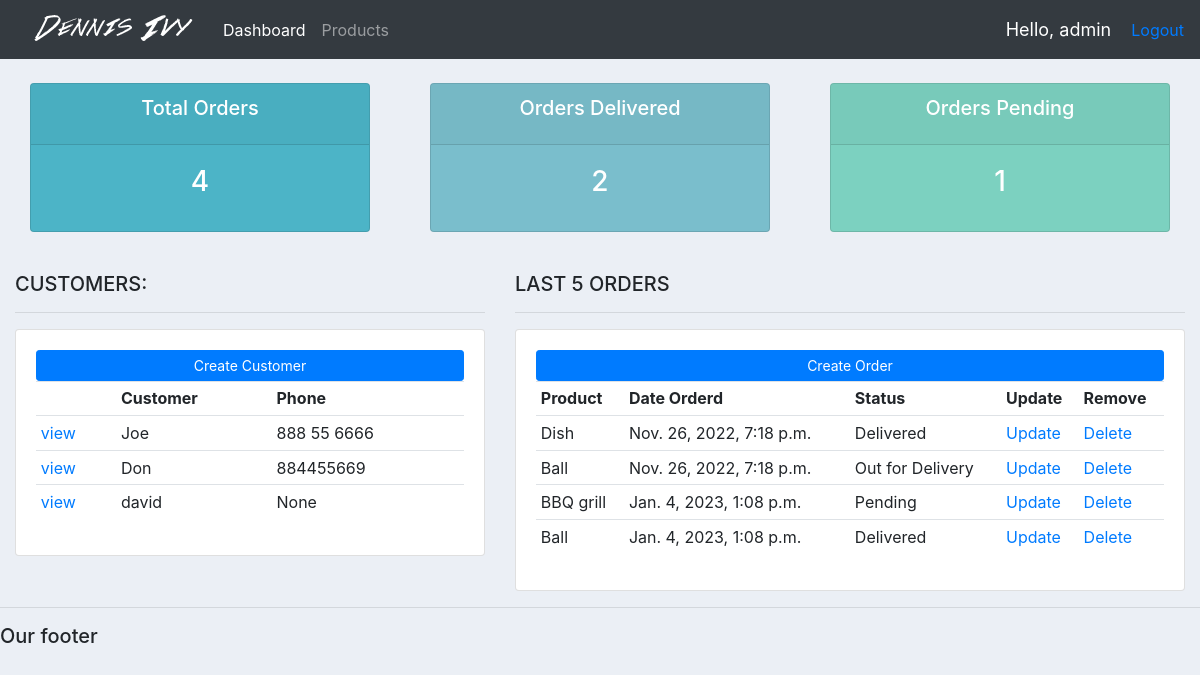
The page / (signed in) on the database its author committed.
### accounts/models.py (models this page shows, shortened)
class Customer(models.Model):
    user= models.OneToOneField(User, null =True , blank=True , on_delete=models.CASCADE)
    name = models.CharField(max_length=200, null=True)
    phone = models.CharField(max_length=200, null=True)
    email = models.CharField(max_length=200, null=True)
    profile_pic=models.ImageField(default="pngwing.com.png",null=True, blank=True)
    date_created= models.DateTimeField(auto_now_add=True, null=True)

class Order(models.Model):
    STATUS=(
        ('Pending', 'Pending'),
        ('Out for Delivery','Out for Delivery'),
        ('Delivered', 'Delivered'),
    )
    customer= models.ForeignKey(Customer,null = True, on_delete=models.SET_NULL)
    product=models.ForeignKey(Product,null = True, on_delete=models.SET_NULL)
    date_created = models.DateTimeField(auto_now_add=True, null=True)
    status = models.CharField(max_length=200, null=True, choices=STATUS)
    note= models.CharField(max_length=10000, null=True)

class Product(models.Model):
    CATEGORY=(
        ('Indoor','Indoor'),
        ('Out Door', 'Out Door')
    )
    name = models.CharField(max_length=200, null=True)
    price = models.FloatField(null=True)
    category = models.CharField(max_length=200, null=True, choices=CATEGORY)
    description = models.CharField(max_length=200, null=True, blank=True)
    date_created = models.DateTimeField(auto_now_add=True, null=True)
    tags= models.ManyToManyField(tags)
    def __str__(self) -> str:
        return self.name

### accounts/decorators.py (the view)
    def wrapper_function(request, *args, **kwarg):
        group = None
        if request.user.groups.exists():
            group = request.user.groups.all()[0].name
            if group == 'customer':
                return redirect('user-page')
            if group == 'admin':
                return view_func(request, *args, **kwarg)

### accounts/views.py (called while the page is built)
@login_required(login_url='login')
@admin_only
def home(request):
    orders = Order.objects.all()
    customers = Customer.objects.all()
    total_customer = customers.count()
    total_orders = orders.count()
    delivered = orders.filter(status='Delivered').count()
    pending = orders.filter(status='Pending').count()
    return render(request, 'accounts/dashboard.html', {
        "orders": orders,
        "customers": customers,
        "total_orders": total_orders,
        "delivered": delivered,
        "pending": pending,
    })

### accounts/templates/accounts/dashboard.html
{%  extends 'accounts/main.html' %}
{% block content %}
    {%  include 'main_template/status.html' %}
    <br>
    <div class="row">
        <div class="col-md-5">
            <h5>CUSTOMERS:</h5>
            <hr>
            <div class="card card-body">
                <a class="btn btn-primary  btn-sm btn-block" href="">Create Customer</a>
                <table class="table table-sm">
                    <tr>
                        <th></th>
                        <th>Customer</th>
                        <th>Phone</th>
                    </tr>
                    {% for customer in customers %}
                        <tr>
                            <td><a href="{% url 'customer' customer.id %}">view</a></td>
                            <td>{{ customer.name }}</td>
                            <td>{{ customer.phone }}</td>
                        </tr>
                    {% endfor %}
                </table>
            </div>
        </div>
        <div class="col-md-7">
            <h5>LAST 5 ORDERS</h5>
            <hr>
            <div class="card card-body">
                <a class="btn btn-primary  btn-sm btn-block" href="">Create Order</a>
                <table class="table table-sm">
                    <tr>
                        <th>Product</th>
                        <th>Date Orderd</th>
                        <th>Status</th>
                        <th>Update</th>
                        <th>Remove</th>
                    </tr>
                    {% for order in orders %}
                        <tr>
                            <td>{{ order.product }}</td>
                            <td>{{ order.date_created }}</td>
                            <td>{{ order.status}}</td>
                            <td><a href="{% url 'update_order' order.id %}">Update</a></td>
                            <td><a href="{% url 'delete_order' order.id %}">Delete</a></td>
                        </tr>
                    {% endfor %}
                </table>
            </div>
        </div>
    </div>
{% endblock %}

### accounts/templates/main_template/navbar.html (shortened to what this page needs)
{% load static %}
<nav class="navbar navbar-expand-lg navbar-dark bg-dark">
    <img src="{% static 'images/logo.png' %}">
    <div class="collapse navbar-collapse" id="navbarNav">
      <ul class="navbar-nav">
        {% if request.user.is_staff %}
        <li class="nav-item active">
          <a class="nav-link" href="{% url 'home' %}">Dashboard</a>
        </li>
        <li class="nav-item">
          <a class="nav-link" href="{% url 'products' %}">Products</a>
        </li>
        {% endif %}
      </ul>
    </div>
    <span class="hello-msg">Hello, {{request.user}}</span>
    <span><a href="{% url 'logout' %}">Logout</a></span>
</nav>

### static/css/main.css (style rules this page uses)
body { background-color: #ebeff5; }

### accounts/templates/main_template/navbar.html (style rules this page uses)
.hello-msg { font-size: 18px; color: #fff; margin-right: 20px; }

### rows shown on the page
Customer: name "Joe", phone "888 55 6666"
Customer: name "Don", phone "884455669"
Customer: name "david", phone "None"
Order: product "Dish", date_created "Nov. 26, 2022, 7:18 p.m.", status "Delivered"
Order: product "Ball", date_created "Nov. 26, 2022, 7:18 p.m.", status "Out for Delivery"
Order: product "BBQ grill", date_created "Jan. 4, 2023, 1:08 p.m.", status "Pending"
Order: product "Ball", date_created "Jan. 4, 2023, 1:08 p.m.", status "Delivered"

### other values the page prints
{{ request.user }} "admin"
{{ total_orders }} "4"
{{ delivered }} "2"
{{ pending }} "1"
